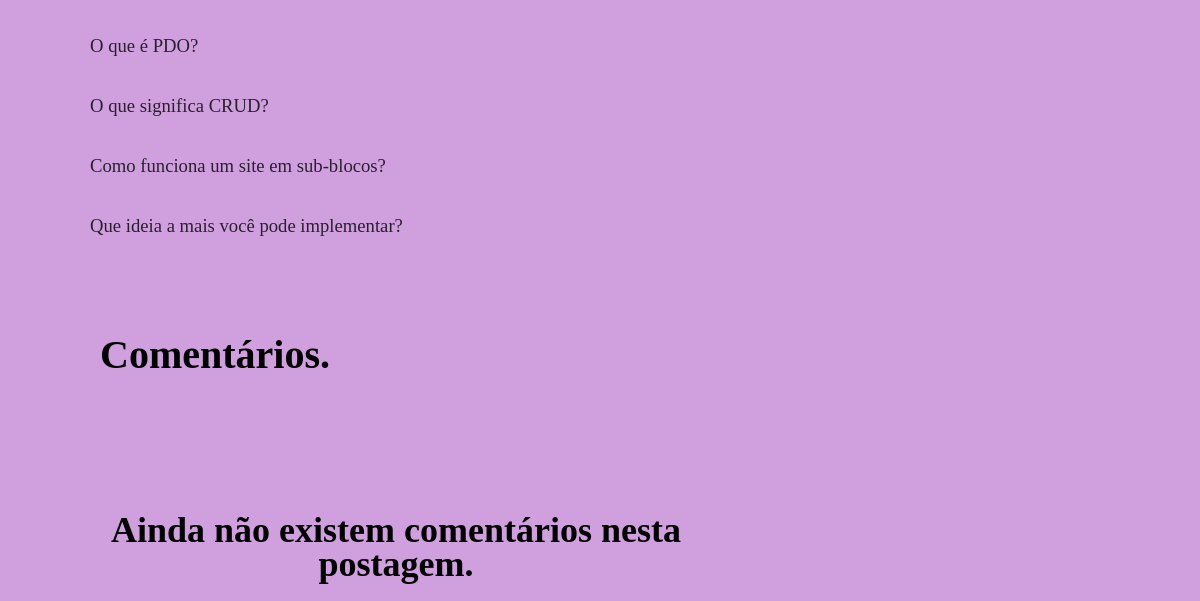
Page /descussao.php (lower part) on the earlier database version.
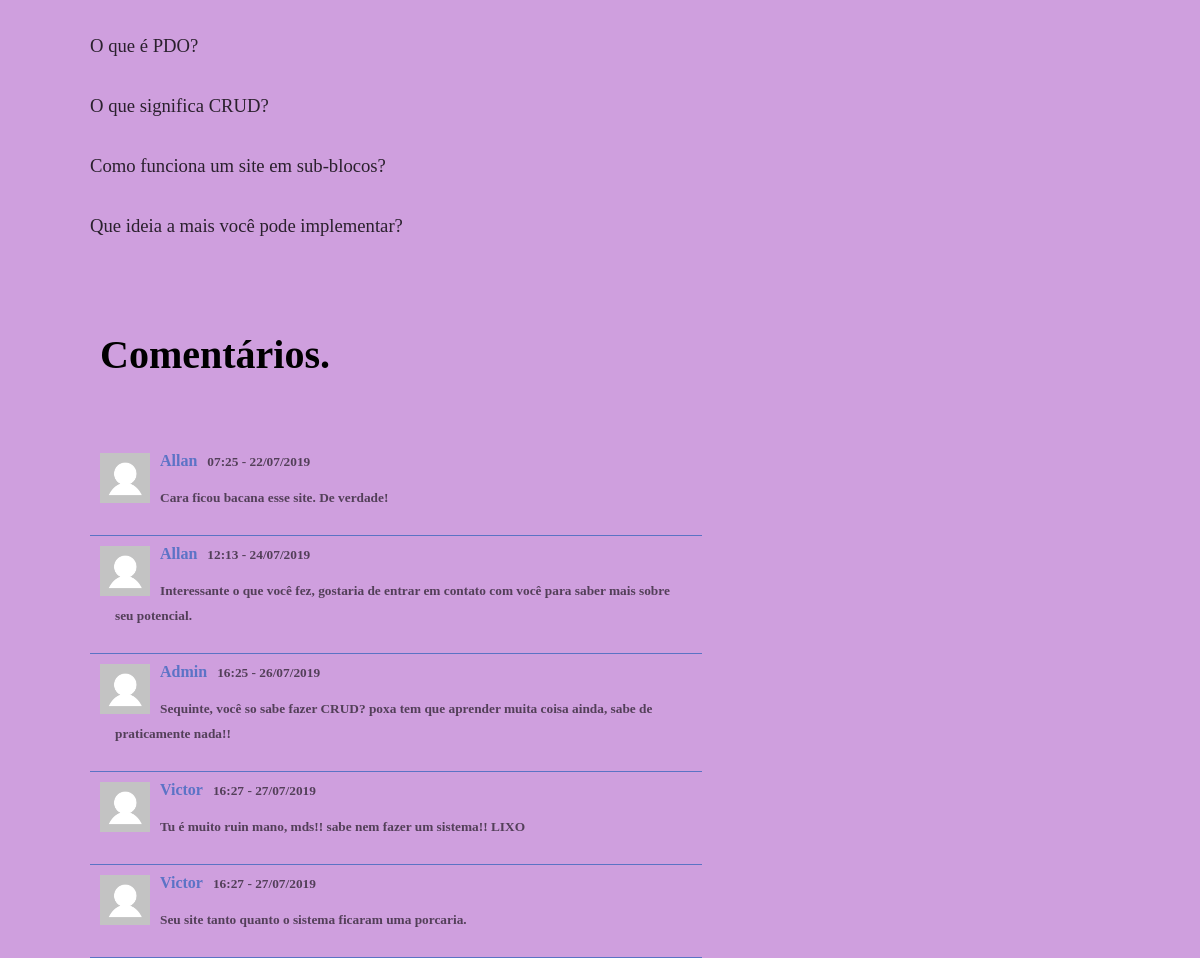
Same page on the later database version.
### tables this page shows
CREATE TABLE `comentarios` (
  `id` int(11) NOT NULL,
  `comentario` text,
  `dia` date DEFAULT NULL,
  `horario` varchar(5) DEFAULT NULL,
  `fk_id_usuario` int(11) DEFAULT NULL
);

### class/Conexao.php (called while the page is built)
<?php
class Conexao {
	public static function pegarConexao()
	{
		$conexao = new PDO(DB_DRIVE . ':host=' . DB_HOSTNAME . ';dbname=' . DB_DATABASE, DB_USERNAME, DB_PASSWORD);
		$conexao->setAttribute(PDO::ATTR_ERRMODE, PDO::ERRMODE_EXCEPTION);
		return $conexao;
	}
}

### exibeComentarios.php (called while the page is built, shortened)
<?php
try {
	$comentarios = new Comentario();
	$dadoComentarios = $comentarios->buscarComentario();
} catch (Exception $e) {
	Erro::tratarErro($e);
}

### class/Comentario.php (called while the page is built, shortened)
<?php
class Comentario {
	private $PDO;
	function __construct() {
		try {
			$this->PDO = Conexao::pegarConexao();
		} catch(PDOException $e){
			echo "Erro com o Banco: " . $e->getMessage();
		} catch(Exception $e) {
			echo "Erro genérico: " . $e->getMessage();
		}
	}
	public function buscarComentario() {
		$sqlComentarios = "SELECT *,(SELECT nome FROM usuarios WHERE id = fk_id_usuario) as nome_usuario FROM comentarios ORDER BY dia, horario DESC";
		$stmt = $this->PDO->prepare($sqlComentarios);
		$stmt->execute();
		$comentarios = $stmt->fetchAll(PDO::FETCH_ASSOC);
		return $comentarios;
	}
}

### descussao.php (the view, shortened to what this page needs)
<?php require_once 'exibeComentarios.php' ?>
<?php require_once 'header.php' ?>
<div class="conteudo-pagina">
	<section id="conteudo1">
		<p class="texto">Estou tentando implementar uma metodologia de desenvolvimento de sites que mistura blocos/tamplates, subdivisão de conteudo da página, a idéia de funcionamento em PDO com futuro CRUD de postagens.</p>
		<p class="texto">O que é PDO?</p>
		<p class="texto">O que significa CRUD?</p>
		<p class="texto">Como funciona um site em sub-blocos?</p>
		<p class="texto">Que ideia a mais você pode implementar?</p>
		<?php if (isset($_SESSION['id'])) { ?>
			<h3>Conte-nos o que achou..</h3>
			<form method="POST" action="insereComentario.php">
				<img src="img/img-perfil.jpg">
				<textarea name="texto" placeholder="Deixe seu comentário que ele é sim importânte!" maxlength="400"></textarea>
				<input type="submit" value="Publicar seu comentário" id="enviar-comentario">
			</form>
		<?php } else { ?>
			<h2>Comentários. </h2>
		<?php } ?>
		<?php if (count($dadoComentarios) > 0)
		{
			foreach ($dadoComentarios as $dc)
				{ ?>
					<?php $data = new DateTime($dc['dia']);  ?>
					<div class="outros-comentarios">
						<img src="img/img-perfil.jpg">
						<h3><?= $dc['nome_usuario']; ?></h3>
						<h4><?= $dc['horario']; ?> - <?= $data->Format('d/m/Y'); ?>
						<p><?= $dc['comentario']; ?></p>
					</div>
				<?php }
			} else { ?>
				<center><h1>Ainda não existem comentários nesta postagem.</h1></center>
			<?php } ?>
		</section>
	</div>
</body>
</html>

Differences in the rows shown:
added comentarios: nome_usuario "Allan", horario "07:25", dia "22/07/2019", comentario "Cara ficou bacana esse site. De verdade!"
added comentarios: nome_usuario "Allan", horario "12:13", dia "24/07/2019", comentario "Interessante o que você fez, gostaria de entrar em contato com você para saber mais sobre seu potencial."
added comentarios: nome_usuario "Admin", horario "16:25", dia "26/07/2019", comentario "Sequinte, você so sabe fazer CRUD? poxa tem que aprender muita coisa ainda, sabe de praticamente nada!!"
added comentarios: nome_usuario "Victor", horario "16:27", dia "27/07/2019", comentario "Tu é muito ruin mano, mds!! sabe nem fazer um sistema!! LIXO"
added comentarios: nome_usuario "Victor", horario "16:27", dia "27/07/2019", comentario "Seu site tanto quanto o sistema ficaram uma porcaria."
Other differences:
text no longer shown: "Ainda não existem comentários nesta postagem."
